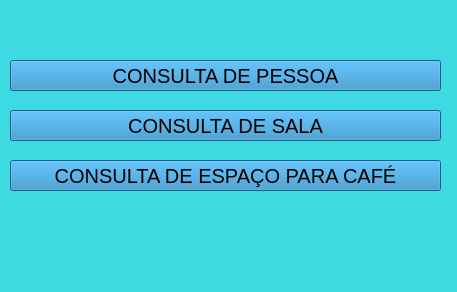
<?xml version="1.0" encoding="UTF-8"?>
<ui version="4.0">
 <class>MainWindow</class>
 <widget class="QMainWindow" name="MainWindow">
  <property name="geometry">
   <rect>
    <x>0</x>
    <y>0</y>
    <width>457</width>
    <height>292</height>
   </rect>
  </property>
  <property name="windowTitle">
   <string>MainWindow</string>
  </property>
  <property name="styleSheet">
   <string notr="true">background-color: rgb(61, 218, 226);</string>
  </property>
  <widget class="QWidget" name="centralwidget">
   <widget class="QPushButton" name="pushButton_6">
    <property name="geometry">
     <rect>
      <x>10</x>
      <y>160</y>
      <width>431</width>
      <height>31</height>
     </rect>
    </property>
    <property name="font">
     <font>
      <pointsize>15</pointsize>
     </font>
    </property>
    <property name="styleSheet">
     <string notr="true">background-color: rgb(35, 133, 193);</string>
    </property>
    <property name="text">
     <string>CONSULTA DE ESPAÇO PARA CAFÉ</string>
    </property>
   </widget>
   <widget class="QPushButton" name="pushButton_2">
    <property name="geometry">
     <rect>
      <x>10</x>
      <y>60</y>
      <width>431</width>
      <height>31</height>
     </rect>
    </property>
    <property name="font">
     <font>
      <pointsize>15</pointsize>
     </font>
    </property>
    <property name="styleSheet">
     <string notr="true">background-color: rgb(35, 133, 193);</string>
    </property>
    <property name="text">
     <string>CONSULTA DE PESSOA</string>
    </property>
   </widget>
   <widget class="QPushButton" name="pushButton_5">
    <property name="geometry">
     <rect>
      <x>10</x>
      <y>110</y>
      <width>431</width>
      <height>31</height>
     </rect>
    </property>
    <property name="font">
     <font>
      <pointsize>15</pointsize>
     </font>
    </property>
    <property name="styleSheet">
     <string notr="true">background-color: rgb(35, 133, 193);</string>
    </property>
    <property name="text">
     <string>CONSULTA DE SALA</string>
    </property>
   </widget>
  </widget>
  <widget class="QMenuBar" name="menubar">
   <property name="geometry">
    <rect>
     <x>0</x>
     <y>0</y>
     <width>457</width>
     <height>21</height>
    </rect>
   </property>
  </widget>
  <widget class="QStatusBar" name="statusbar"/>
 </widget>
 <resources/>
 <connections/>
</ui>
